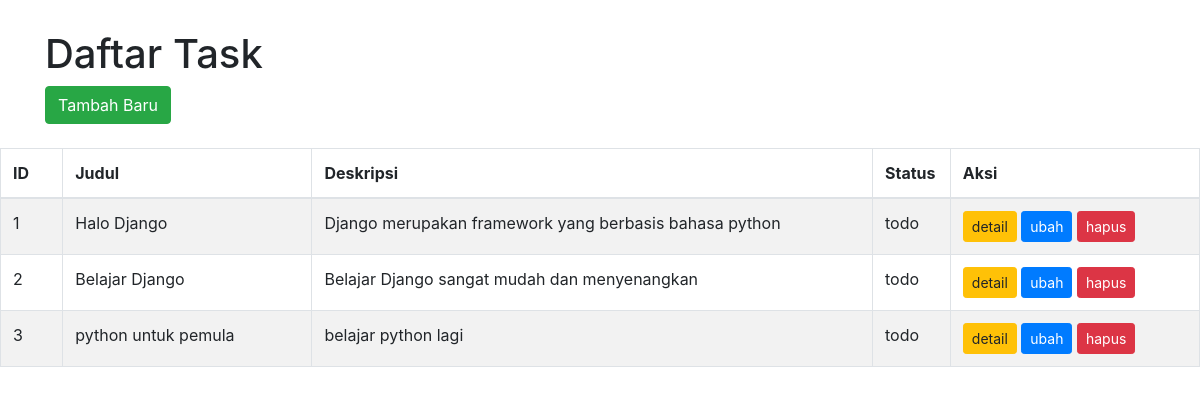
/todo/, run on the app's committed database.
### todo/models.py (models this page shows)
class Task(models.Model):
    class TaskStatus(models.TextChoices):
        TODO = 'todo', _('Todo')
        IN_PROGRESS = 'in_progress', _('In Progress')
        CLOSED = 'closed', _('Closed')
    title = models.CharField(max_length=100)
    description = models.TextField()
    status = models.CharField(
        max_length=20,
        choices=TaskStatus.choices,
        default=TaskStatus.TODO
    )
    created_at = models.DateTimeField(auto_now_add=True)
    updated_at = models.DateTimeField(auto_now=True)
    class Meta:
        db_table = 'tasks'

### todo/views.py (the view)
# urls.py: path('', index_view, name='index'),
def index_view(request):
    tasks = Task.objects.all()
    context = {
        'tasks': tasks
    }
    return render(request, 'todo/index.html', context)

### todo/templates/todo/index.html (shortened to what this page needs)
<!doctype html>
<html lang="en">
  <head>
    <link rel="stylesheet" href="https://maxcdn.bootstrapcdn.com/bootstrap/4.0.0/css/bootstrap.min.css">
  </head>
  <body>
    <div class="container">
      <h1>Daftar Task</h1>
  <div>
  <a href="{% url 'todo:create'  %}" class="btn btn-success">Tambah Baru</a>
  </div>
      </div>
      <br>
      <table class="table table-bordered table-striped">
          <thead>
              <tr>
                  <th width="5%">ID</th>
                  <th width="20%">Judul</th>
                  <th width="45%">Deskripsi</th>
                  <th width="5%">Status</th>
                  <th width="20%">Aksi</th>
              </tr>
          </thead>
          <tbody>
            {% if tasks %}
            {% for task in tasks %}
            <tr>
                <td>{{ task.id }}</td>
                <td>{{ task.title }}</td>
                <td>{{ task.description }}</td>
                <td>{{ task.status }}</td>
                <td>
                  <a href="{% url 'todo:detail' task.id %}" class="btn btn-warning btn-sm">detail</a>
                  <a href="{% url 'todo:update' task.id %}" class="btn btn-primary btn-sm">ubah</a>
                  <a href="{% url 'todo:delete' task.id %}" class="btn btn-danger btn-sm" onclick="return confirm('Apakah yakin akan menghapus task ini?')">hapus</a>
                </td>
            </tr>
            {% endfor %}
          {% else %}
            <tr>
              <td colspan="5">Data tidak ditemukan.</td>
            </tr>
          {% endif %}
          </tbody>
      </table>
  </body>
</html>

### todo/templates/todo/index.html (style rules this page uses)
body { margin-top: 30px; }

### data on the page
Task: id "1", title "Halo Django", description "Django merupakan framework yang berbasis bahasa python", status "todo"
Task: id "2", title "Belajar Django", description "Belajar Django sangat mudah dan menyenangkan", status "todo"
Task: id "3", title "python untuk pemula", description "belajar python lagi", status "todo"
